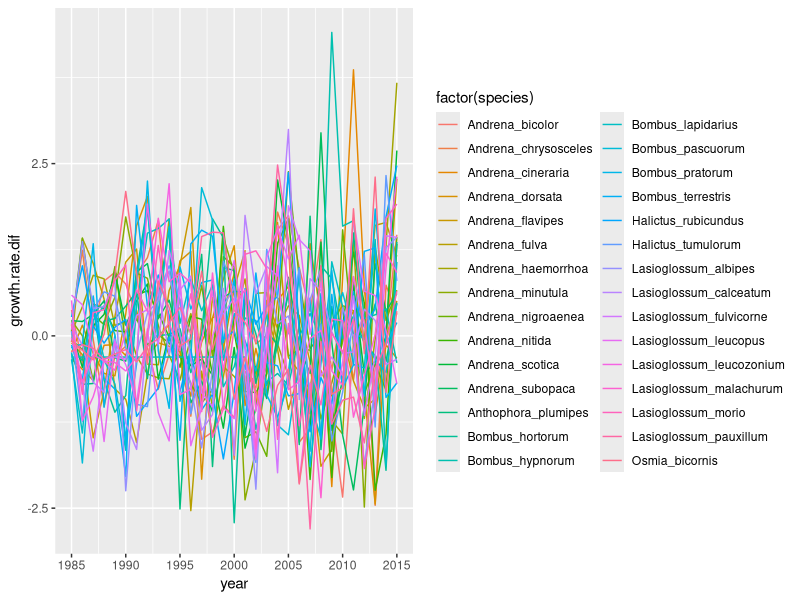
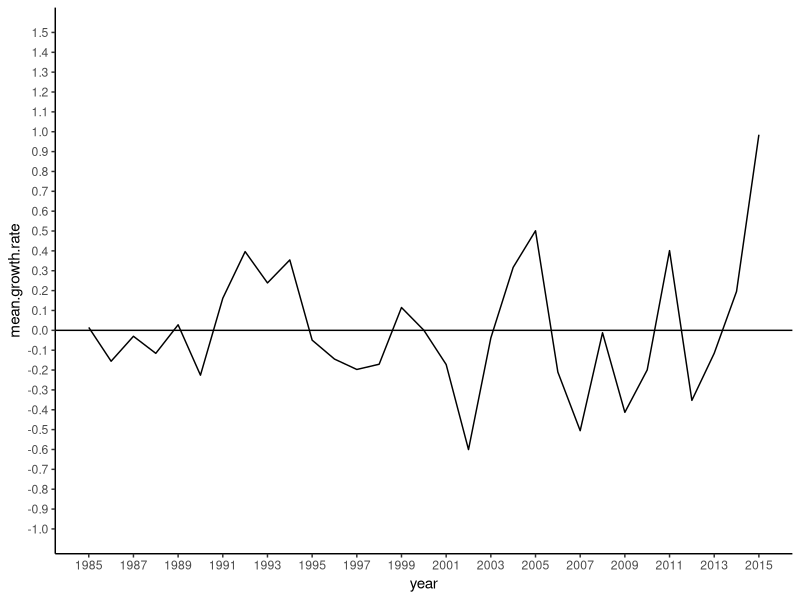
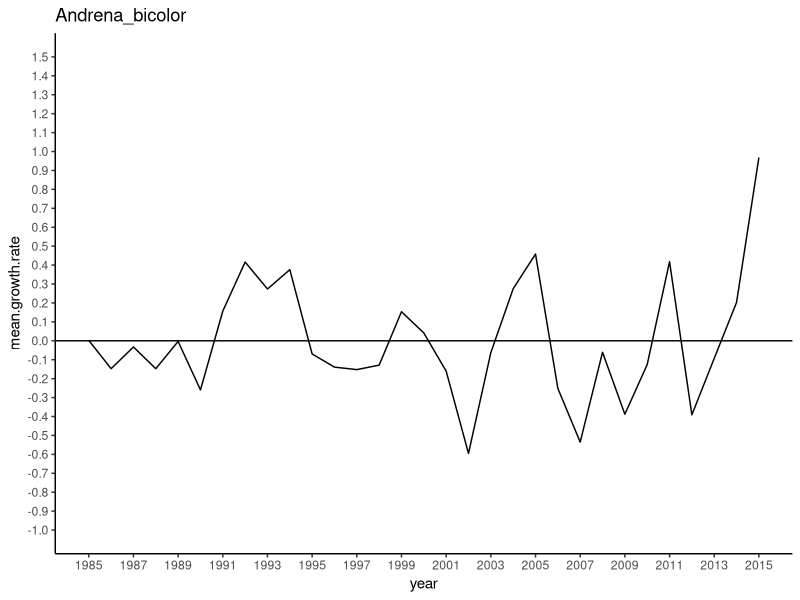
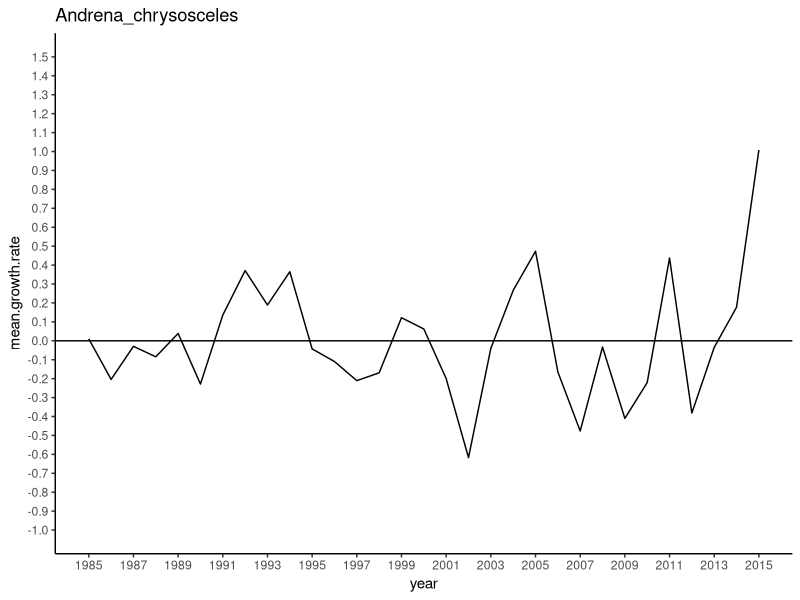
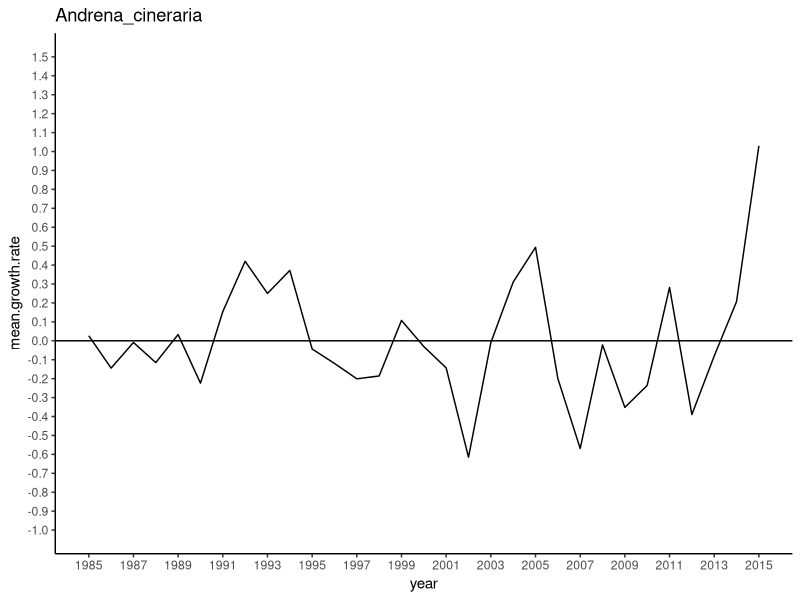
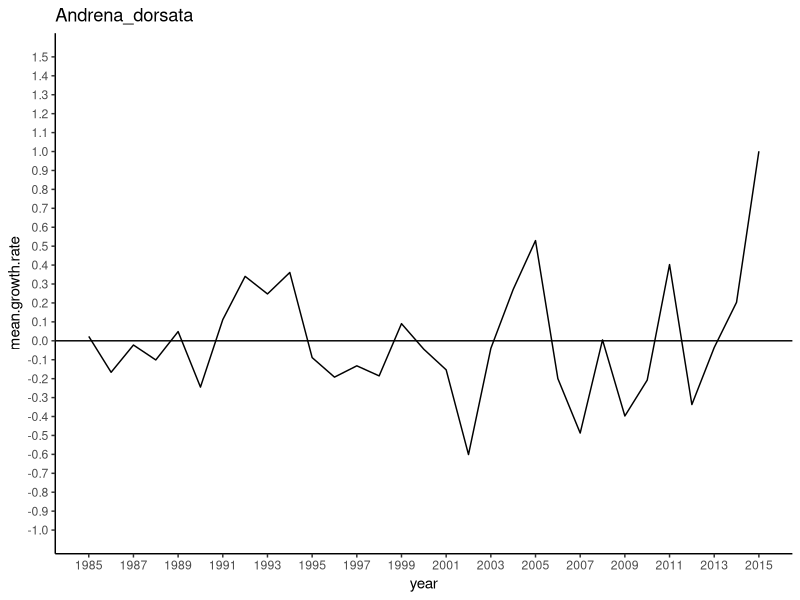
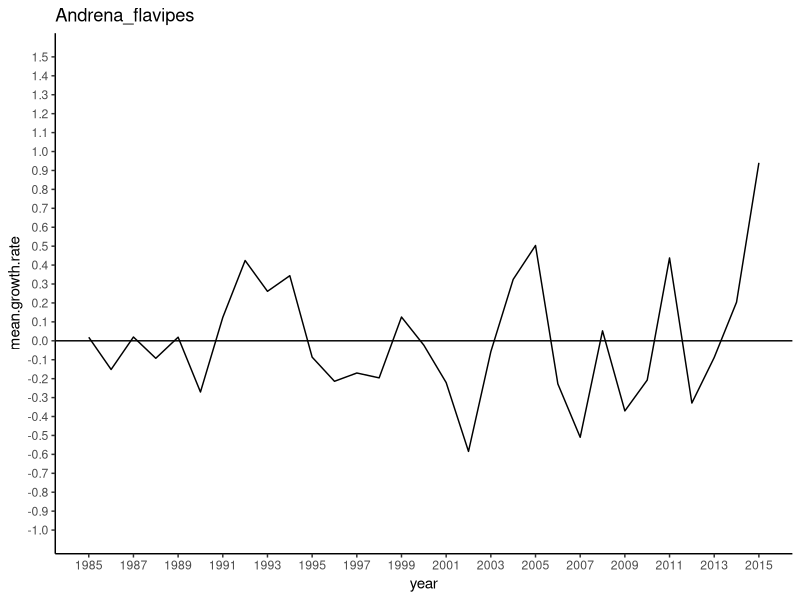
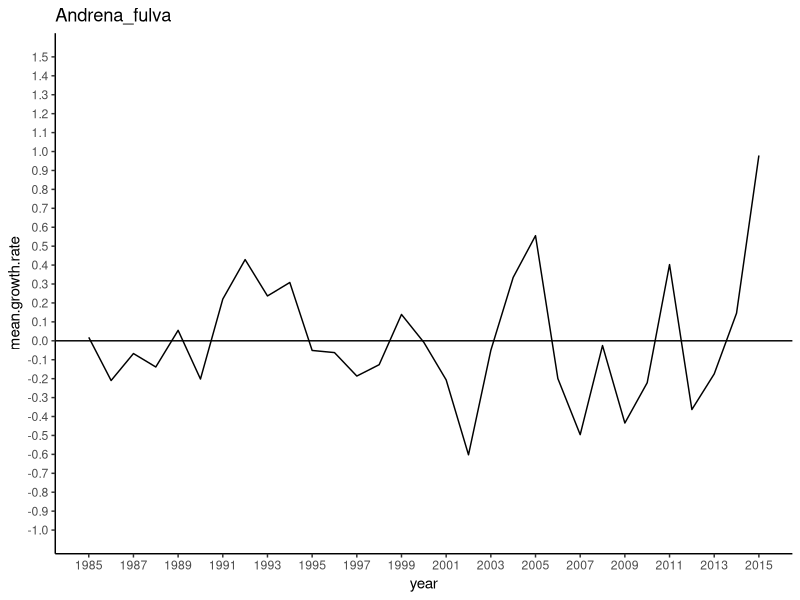

The R source for these figures, in order:
# ============================= Packages required =============================


library(tidyverse)


# ============================ Load in data ===================================


# growth.rates.csv is a data file containing interannual changes in species 
# abundance.


species_data <- read.csv("Data/species.data.csv", header = T, strip.white=TRUE)

# ../ = go back a folder
# / go forward a folder


# ============================ Format data ====================================


species_data$species <- gsub(" ", "_", species_data$species)


# ===================== Calculating Growth Rates ==============================


# create a list of species codes that is the same as those in species_data

species.list <- unique(species_data$species)


# Create empty data frame in which to put loop output

growth.rate=NULL          


# Open loop
# for i in species.list = everytime i occurs within species list

for(i in species.list){ 
  
  
  # create dataframe sp.data. where sp.data is the same as species_data with
  # specie set to i
  
  sp.data <- species_data[species_data$species == i,]
  
  
  # create 2 new columns in sp.data.
  # New column 1 = tr0obs column offset by one 
  # i.e. the value of the year  previous
  # New column 2 = tr0obs column - tr0obs offset by one column
  
  sp.data <- sp.data %>%
    mutate(col.ind.prev.year = lag(occupancy)) %>% 
    mutate(growth.rate.dif = occupancy - col.ind.prev.year)
  
  
  # Bind the two data frames growth.rate and sp.data together
  growth.rate = rbind(growth.rate,sp.data)
  
}  # Close loop


# ============================ Format data ====================================


# Remove unnecessary columns from data

bee_species_data <- growth.rate %>% select(-(col.ind.prev.year), -(occupancy))

head(bee_species_data)
tail(bee_species_data)

# Set NA values to 0
# NA values are for the 1st year of data therefore no differential.

bee_species_data[is.na(bee_species_data)] <- 0


# Scaling data around mean of 0 and sd of 1

# Create empty dataframe to put scaled data into

scaled <- NULL


# Create list of species names

species.list <- unique(bee_species_data$species)


# Open for loop
# Loop creates new df each time of scaled values. 
# Binds scaled values onto scaled dataset

for (i in species.list){
  
  # subset gets growth.rate data for one species (species i)
  
  subset <- filter(bee_species_data, species == i)
  
  
  # Scale growth.rate.dif for species i
  
  subset$growth.rate.dif <- scale(subset$growth.rate.dif, center = T, scale = T)
  
  
  # Bind subset onto scaled dataset
  
  scaled = rbind(scaled, subset)
  
} # Close loop



# for some reason r is creating a dataframe within the dataframe
# to remove this use
# solution found at https://stackoverflow.com/questions/30896605/dataframe-within-dataframe

scaled <- do.call(data.frame, scaled)




# ========== Plot all species interannual changes in abundance ================


growth.rate.plot <-ggplot(
  scaled, aes(
    x = year,
    y = growth.rate.dif,
    colour = factor(species))) + 
  geom_line() + 
  scale_x_continuous(breaks = seq(1975, 2015, 5))

growth.rate.plot



# ======== Plot mean of all species interannual changes in abundance ==========


# create table of mean growth rate differenctials grouped by year

growth.rate.mean <- scaled %>% 
  group_by(year) %>%
  summarise(mean.growth.rate = mean(growth.rate.dif, na.rm = TRUE))

growth.rate.mean <- as.data.frame(growth.rate.mean)


# Plot mean growth rate differentials

mean.growth.rate.plot <- ggplot(
  growth.rate.mean, aes(
    x = year,
    y = mean.growth.rate)) + 
  geom_hline(yintercept = 0) +
  coord_cartesian(xlim = c(1985, 2015), ylim = c(-1, 1.5)) +
  scale_x_continuous(breaks = seq(1985, 2015, by = 2)) +
  scale_y_continuous(breaks=seq(-1, 1.5, 0.1)) +
  geom_line() +
  theme_classic() 


mean.growth.rate.plot



# === Plot mean of all species interannual changes in abundance - 1 species ===


# Create list of species from growth.rate data

species.list <- unique(scaled$species)


# Write for loop
# loop creates a subset of data removing one species each time (species i)
# Plots yearly mean growth rates minus species i each time
# Creates n plots where n is number of species in list

for(i in species.list){  # Open loop
  
  
  # a gets a subset of growth.rate data minus species i.
  
  removed_species <- subset(scaled, species != i) 
  
  
  # Growth.rate.mean gets removed_species 
  # removed_species is grouped by year
  # yearly mean growthrates of all species are calulated
  
  growth.rate.mean <- removed_species %>% 
    group_by(year) %>%
    summarise(mean.growth.rate = mean(growth.rate.dif, na.rm = TRUE))
  
  
  # Create plot of mean yearly growth rates across all species using subset of data
  

  mean.growth.rate.plot <- ggplot(
    growth.rate.mean, aes(
      x = year,
      y = mean.growth.rate)) + 
    geom_hline(yintercept = 0) +
    coord_cartesian(xlim = c(1985, 2015), ylim = c(-1, 1.5)) +
    scale_x_continuous(breaks = seq(1985, 2015, by = 2)) +
    scale_y_continuous(breaks=seq(-1, 1.5, 0.1)) +
    geom_line() +
    theme_classic() +
    ggtitle(i)
  
  
  # Plot graph
  
  plot(mean.growth.rate.plot)
  
} # Close loop



# =========================== Bean pollinators ================================


bean_species <- scaled %>% filter(Field.Bean == 1)


# Create list of species from growth.rate data

bean_species_list <- unique(bean_species$species)


# Write for loop
# loop creates a subset of data removing one species each time (species i)
# Plots yearly mean growth rates minus species i each time
# Creates n plots where n is number of species in list

for(i in bean_species_list){  # Open loop
  
  
  # a gets a subset of growth.rate data minus species i.
  
  bean_removed_species <- subset(bean_species, species != i) 
  
  
  # Growth.rate.mean gets removed_species 
  # removed_species is grouped by year
  # yearly mean growthrates of all species are calulated
  
  bean_growth_rate_mean <- bean_removed_species %>% 
    group_by(year) %>%
    summarise(mean.growth.rate = mean(growth.rate.dif, na.rm = TRUE))
  
  
  # Create plot of mean yearly growth rates across all species using subset of data
  
  
  bean_mean_growth_rate_plot <- ggplot(
    bean_growth_rate_mean, aes(
      x = year,
      y = mean.growth.rate)) + 
    geom_hline(yintercept = 0) +
    coord_cartesian(xlim = c(1985, 2015), ylim = c(-1.5, 2)) +
    scale_x_continuous(breaks = seq(1985, 2015, by = 2)) +
    scale_y_continuous(breaks=seq(-1.5, 2, 0.1)) +
    geom_line() +
    theme_classic() +
    ggtitle(i, "Removed") 
  
  # Plot graph
  
  plot(bean_mean_growth_rate_plot)
  
} # Close loop



# Plot and calculate deficits


# Create list of species from growth.rate data

bean_species_list <- unique(bean_species$species)

deficit_table <- NULL
# Write for loop
# loop creates a subset of data removing one species each time (species i)
# Plots yearly mean growth rates minus species i each time
# Creates n plots where n is number of species in list

for(i in bean_species_list){  # Open loop
  
  
  # a gets a subset of growth.rate data minus species i.
  
  bean_removed_species <- subset(bean_species, species != i) 
  
  
  # Growth.rate.mean gets removed_species 
  # removed_species is grouped by year
  # yearly mean growthrates of all species are calulated
  
  bean_growth_rate_mean <- bean_removed_species %>% 
    group_by(year) %>%
    summarise(mean.growth.rate = mean(growth.rate.dif, na.rm = TRUE))
  bean_growth_rate_mean
  
  # Create plot of mean yearly growth rates across all species using subset of data
  
  
  bean_mean_growth_rate_plot <- ggplot(
    bean_growth_rate_mean, aes(
      x = year,
      y = mean.growth.rate)) +
    geom_hline(aes(yintercept= -0.1) , colour="red") +
    geom_hline(yintercept = 0) +
    coord_cartesian(xlim = c(1985, 2015), ylim = c(-1.5, 2)) +
    scale_x_continuous(breaks = seq(1985, 2015, by = 2)) +
    scale_y_continuous(breaks=seq(-1.5, 2, 0.1)) +
    geom_col() +
    theme_classic() +
    ggtitle(i, "Removed") 
  
  
  # Plot graph
  
  plot(bean_mean_growth_rate_plot)
  
  
  deficit <- bean_growth_rate_mean %>% mutate( theta = -0.1, deficit = mean.growth.rate - theta)
  deficit <- deficit %>% filter(deficit < 0)
  
  
  a <- sum(deficit$deficit)
  b <- i
  deficit.all <- cbind(a, b)
  
  deficit_table <- rbind(deficit_table, deficit.all)
  
} # Close loop
deficit_table